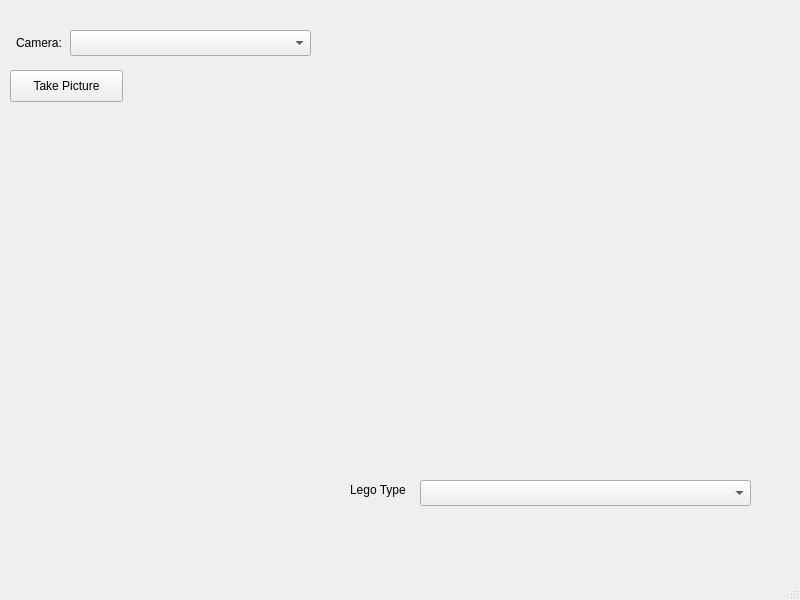
<?xml version="1.0" encoding="UTF-8"?>
<ui version="4.0">
 <class>MainWindow</class>
 <widget class="QMainWindow" name="MainWindow">
  <property name="geometry">
   <rect>
    <x>0</x>
    <y>0</y>
    <width>800</width>
    <height>600</height>
   </rect>
  </property>
  <property name="windowTitle">
   <string>MainWindow</string>
  </property>
  <widget class="QWidget" name="centralwidget">
   <widget class="QPushButton" name="buttonTakePic">
    <property name="geometry">
     <rect>
      <x>10</x>
      <y>70</y>
      <width>113</width>
      <height>32</height>
     </rect>
    </property>
    <property name="text">
     <string>Take Picture</string>
    </property>
   </widget>
   <widget class="QLabel" name="label">
    <property name="geometry">
     <rect>
      <x>350</x>
      <y>480</y>
      <width>71</width>
      <height>20</height>
     </rect>
    </property>
    <property name="text">
     <string>Lego Type</string>
    </property>
   </widget>
   <widget class="QLabel" name="picLabel">
    <property name="geometry">
     <rect>
      <x>350</x>
      <y>50</y>
      <width>371</width>
      <height>371</height>
     </rect>
    </property>
    <property name="text">
     <string/>
    </property>
   </widget>
   <widget class="QComboBox" name="comboBoxLegoType">
    <property name="geometry">
     <rect>
      <x>420</x>
      <y>480</y>
      <width>331</width>
      <height>26</height>
     </rect>
    </property>
   </widget>
   <widget class="QLabel" name="imageLabel">
    <property name="geometry">
     <rect>
      <x>350</x>
      <y>450</y>
      <width>421</width>
      <height>20</height>
     </rect>
    </property>
    <property name="text">
     <string/>
    </property>
   </widget>
   <widget class="QLabel" name="label_2">
    <property name="geometry">
     <rect>
      <x>16</x>
      <y>38</y>
      <width>50</width>
      <height>10</height>
     </rect>
    </property>
    <property name="text">
     <string>Camera:</string>
    </property>
   </widget>
   <widget class="QComboBox" name="comboBoxCamera">
    <property name="geometry">
     <rect>
      <x>70</x>
      <y>30</y>
      <width>241</width>
      <height>26</height>
     </rect>
    </property>
   </widget>
  </widget>
  <widget class="QStatusBar" name="statusbar"/>
 </widget>
 <resources/>
 <connections/>
</ui>
